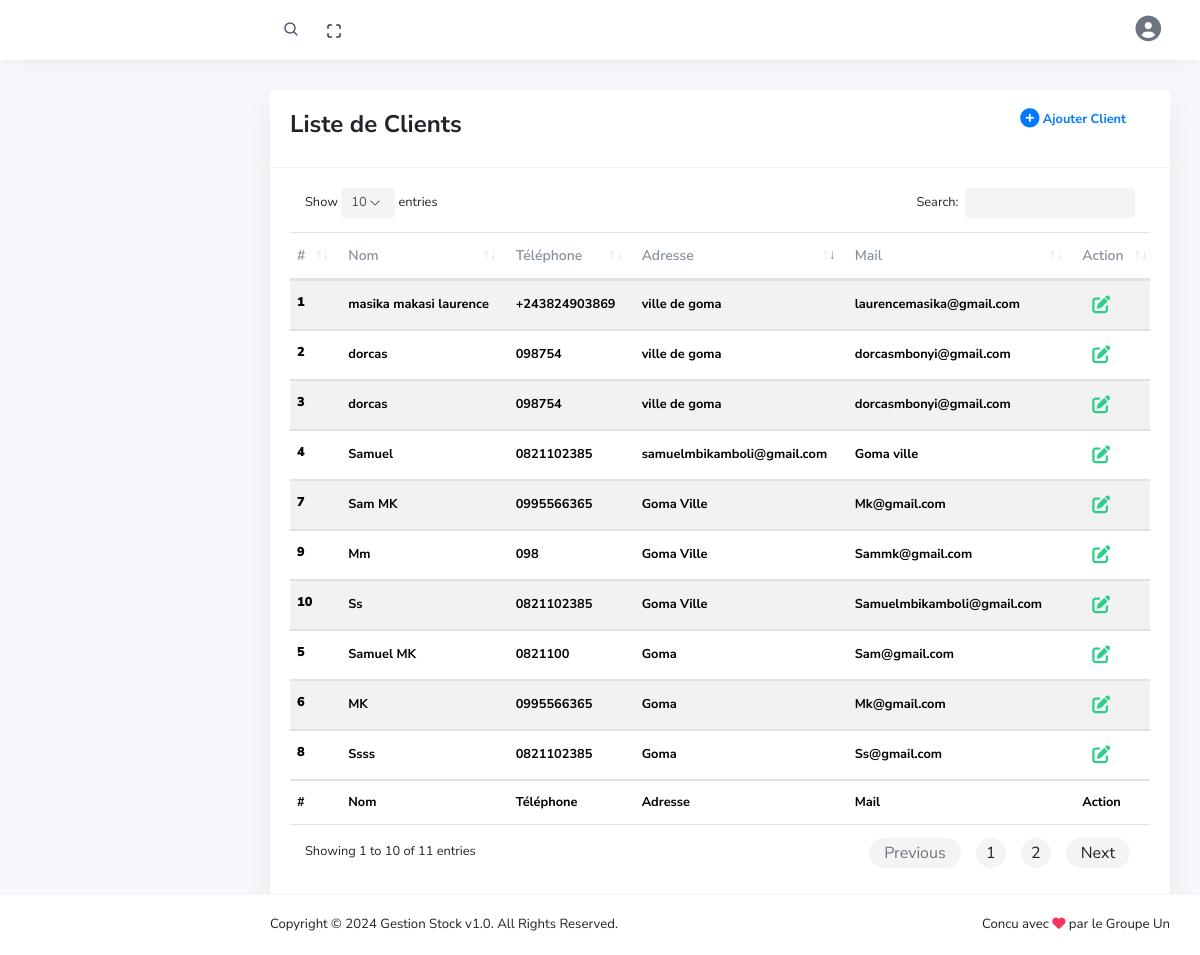
Page /page/Client.php (signed in) on the earlier database version.
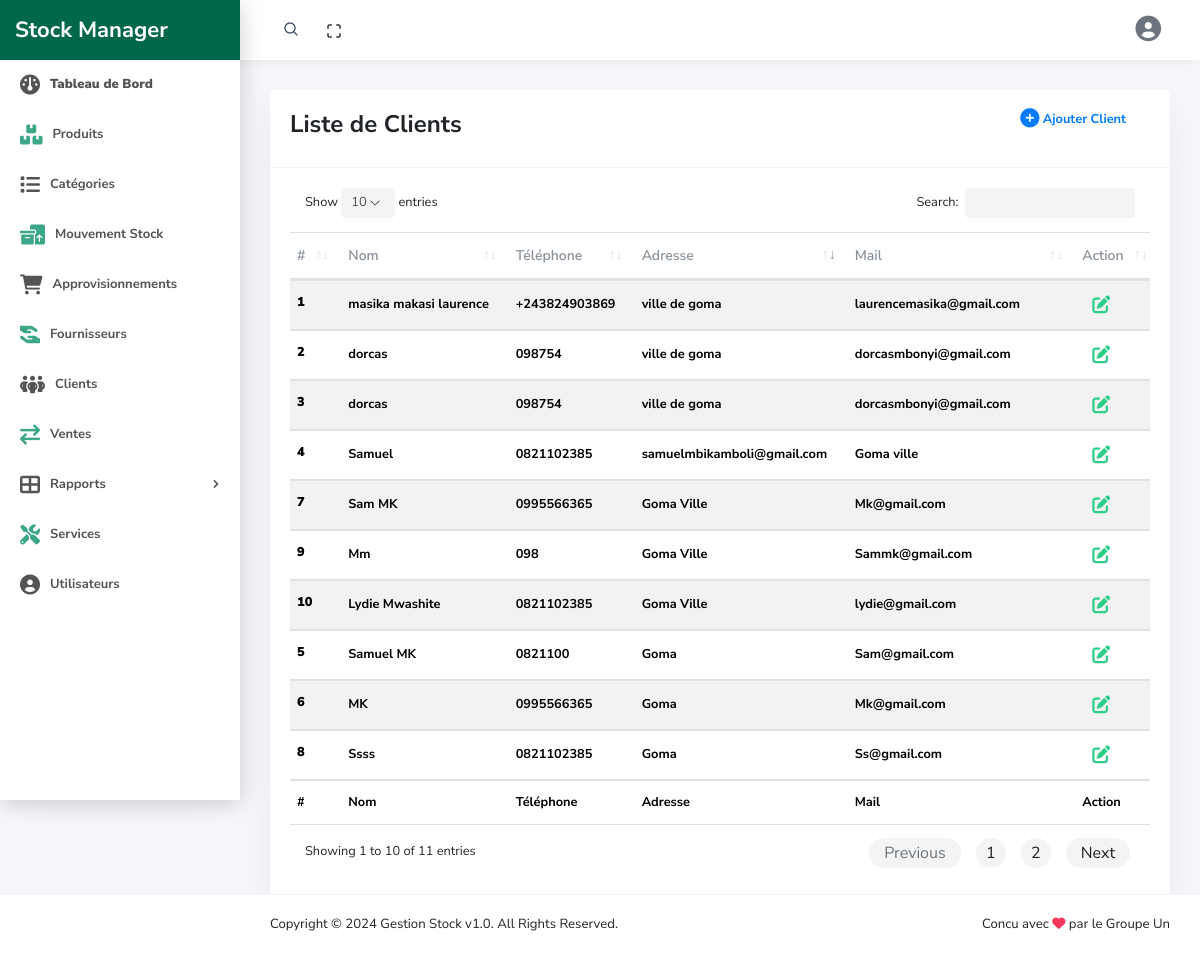
Same page on the later database version.
### tables this page shows
CREATE TABLE `tclient` (
  `id_client` int(11) NOT NULL,
  `noms` varchar(100) DEFAULT NULL,
  `telephone` varchar(20) DEFAULT NULL,
  `adresse` varchar(100) DEFAULT NULL,
  `mail` varchar(100) DEFAULT NULL
);

### process/class/ClsClient.php (called while the page is built, shortened)
<?php
class ClsClient {
    public function afficher()
    {
        $con = new db_connection();
        $connect = $con->openconnection();
        try {
            $stmt = $connect->prepare(" SELECT * FROM tclient ");
            $stmt->execute();
            return $stmt->fetchAll();
        } catch (Exception $e) {
            return $e->getMessage();
        }
    }
}

### page/Client.php (the view, shortened to what the changed rows need)
<!DOCTYPE html>
<html class="no-js" lang="en">
    <head>
        <?php
    include '../include/head.php';
    require('../process/class/ClsClient.php');
    $data = new ClsClient();
    $all = $data->afficher();
    ?>
    </head>
    <body>
        <div class="wrapper">
            <div class="page-wrap">
                <?php include('../include/sidebar.php'); ?>
                <div class="main-content">
                    <div class="container-fluid">
                        <div class="card">
                            <div class="card-body">
                                <div class="container table-responsive">
                                    <table id="order-table" class="table table-striped  nowrap">
                                        <thead>
                                            <tr>
                                                <th>#</th>
                                                <th>Nom</th>
                                                <th>Téléphone</th>
                                                <th>Adresse</th>
                                                <th>Mail</th>
                                                <th>Action</th>
                                            </tr>
                                        </thead>
                                        <tbody>
                                            <?php
                                        $numero = 1;
                                        foreach ($all as $key => $val) {
                                        ?>
                                            <tr>
                                                <th scope="row"><b><?= $numero ?></b></th>
                                                <td><b><?= $val['noms'] ?></b></td>
                                                <td><b><?= $val['telephone'] ?></b></td>
                                                <td><b><?= $val['adresse'] ?></b></td>
                                                <td><b><?= $val['mail'] ?></b></td>
                                                <td>
                                                    <span data-id='<?= $val['id_client'] ?>'
                                                        class="badge elementinfo "></span>
                                                </td>
                                            </tr>
                                            <?php
                                            $numero++;
                                        }
                                        ?>
                                        </tbody>
                                        <tfoot>
                                            <tr>
                                                <th>#</th>
                                                <th>Nom</th>
                                                <th>Téléphone</th>
                                                <th>Adresse</th>
                                                <th>Mail</th>
                                                <th>Action</th>
                                            </tr>
                                        </tfoot>
                                    </table>
                                </div>
                            </div>
                        </div>
                    </div>
                </div>
            </div>
        </div>
    </body>
</html>

### include/sidebar.php (shortened to what the changed rows need)
<?php
if ($_SESSION['SERVICE'] == "Admin") {
?>
<div class="app-sidebar">
    <div class="sidebar-header" style="background-color: #00684A;">
        <a class="header-brand" href="../page/dashboard.php">
            <span class="text text-white">Stock Manager</span>
        </a>
    </div>
    <div class="sidebar-content ">
        <div class="nav-container">
            <nav id="main-menu-navigation" class="navigation-main fw-bold ">
                <div class="nav-item">
                    <a id="myLink" href="../page/dashboard.php"><i class="fa fa-dashboard fa-2x "></i><span><b>Tableau
                                de
                                Bord</b></span></a>
                </div>
                <div class="nav-item">
                    <a id="myLink" href="../page/Produit.php"><i class="fa-solid fa-boxes-stacked fa-1x "
                            style="color: #3CA788;"></i><span>Produits</span></a>
                </div>
                <div class=" nav-item">
                    <a id="myLink" href="../page/Categorie.php"><i
                            class="fa-solid fa-list fa-1x"></i><span>Catégories</span></a>
                </div>
                <div class="nav-item">
                    <a id="myLink" href="../page/Mouvement.php"><i class="fa-solid fa-boxes-packing fa-1x"
                            style="color: #3CA788;"></i><span>Mouvement
                            Stock</span></a>
                </div>
                <div class="nav-item">
                    <a id="myLink" href="../page/Approvisionnement.php"><i
                            class="fa-solid fa-cart-shopping fa-1x"></i><span>Approvisionnements</span></a>
                </div>
                <div class="nav-item">
                    <a id="myLink" href="../page/Fournisseur.php"><i class="fa fa-hand-holding-hand fa-1x"
                            style="color: #3CA788;"></i><span>Fournisseurs</span></a>
                </div>
                <div class="nav-item">
                    <a id="myLink" href="../page/Client.php"><i
                            class="fa fa-people-group fa-1x"></i><span>Clients</span></a>
                </div>
                <div class="nav-item">
                    <a id="myLink" href="../page/Vente.php"><i class="fa fa-exchange fa-1x"
                            style="color: #3CA788;"></i><span>Ventes</span></a>
                </div>
                <div class="nav-item has-sub">
                    <a href="#"><i class="fa fa-table-cells-large "></i><span>Rapports</span></a>
                </div>
                <div class="nav-item">
                    <a id="myLink" href="../page/Services.php"><i class="fa fa-tools fa-1x"
                            style="color: #3CA788;"></i><span>Services</span></a>
                </div>
                <div class="nav-item mb-5">
                    <a id="myLink" href="../page/Utilisateur.php"><i
                            class="fa fa-user-circle fa-1x"></i><span>Utilisateurs</span></a>
                </div>
            </nav>
        </div>
    </div>
</div>
<?php
} else if ($_SESSION['SERVICE'] == 'User') {
?>
<div class="app-sidebar">
    <div class="sidebar-header" style="background-color: #00684A;">
        <a class="header-brand" href="../page/dashboard.php">
            <span class="text text-white">Stock Manager</span>
        </a>
    </div>
    <div class="sidebar-content mt-2">
        <div class="nav-container">
            <nav id="main-menu-navigation" class="navigation-main fw-bold" style="color: black;">
                <div class="nav-item">
                    <a id="myLink" href="../page/dashboard.php"><i class="fa fa-dashboard fa-2x "></i><span><b>Tableau
                                de
                                Bord</b></span></a>
                </div>
                <div class="nav-item">
                    <a id="myLink" href="../page/Produit.php"><i class="fa-solid fa-boxes-stacked fa-1x "
                            style="color: #3CA788;"></i><span>Produits</span></a>
                </div>
                <div class=" nav-item">
                    <a id="myLink" href="../page/Categorie.php"><i
                            class="fa-solid fa-list fa-1x"></i><span>Catégories</span></a>
                </div>
                <div class="nav-item">
                    <a id="myLink" href="../page/Approvisionnement.php"><i class="fa-solid fa-cart-shopping fa-1x"
                            style="color: #3CA788;"></i><span>Approvisionnements</span></a>
                </div>
                <div class="nav-item">
                    <a id="myLink" href="../page/Fournisseur.php"><i
                            class="fa fa-hand-holding-hand fa-1x"></i><span>Fournisseurs</span></a>
                </div>
            </nav>
        </div>
    </div>
</div>
<?php
} else if ($_SESSION['SERVICE'] == 'Simple User') {
?>
<div class="app-sidebar">
    <div class="sidebar-header" style="background-color: #00684A;">
        <a class="header-brand" href="../page/dashboard.php">
            <span class="text text-white">Stock Manager</span>
        </a>
    </div>
    <div class="sidebar-content mt-2">
        <div class="nav-container">
            <nav id="main-menu-navigation" class="navigation-main fw-bold">
                <div class="nav-item">
                    <a id="myLink" href="../page/dashboard.php"><i class="fa fa-dashboard fa-2x "></i><span><b>Tableau
                                de
                                Bord</b></span></a>
                </div>
                <div class="nav-item">
                    <a id="myLink" href="../page/Mouvement.php"><i class="fa-solid fa-boxes-packing fa-1x"
                            style="color: #3CA788;"></i><span>Mouvement
                            Stock</span></a>
                </div>
                <div class="nav-item">
                    <a id="myLink" href="../page/Client.php"><i
                            class="fa fa-people-group fa-1x"></i><span>Clients</span></a>
                </div>
                <div class="nav-item has-sub">
                    <a href="#"><i class="fa fa-table-cells-large "
                            style="color: #3CA788;"></i><span>Rapports</span></a>
                    <div class="submenu-content">
                        <a href="../page/rapportVente.php" class="menu-item">Vente</a>
                    </div>
                </div>
            </nav>
        </div>
    </div>
</div>
<?php
}
?>

Differences in the rows shown:
changed tclient: noms "Ss" → "Lydie Mwashite"; mail "Samuelmbikamboli@gmail.com" → "lydie@gmail.com"
Other differences:
text now shown: "Stock Manager Tableau de Bord Produits Catégories Mouvement Stock Approvisionnements Fournisseurs Clients Ventes Rapports Services Utilisateurs"
